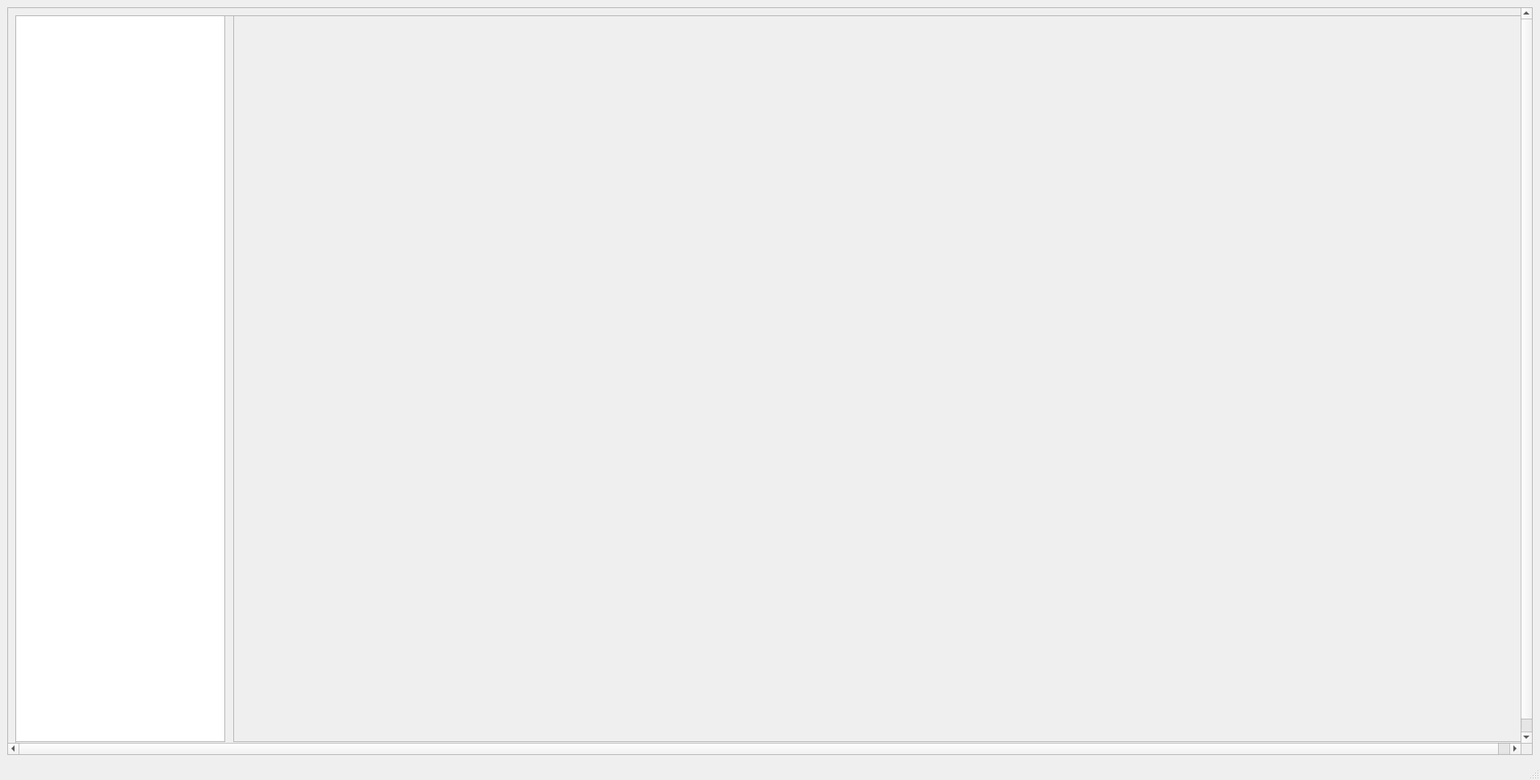
<?xml version="1.0" encoding="UTF-8"?>
<ui version="4.0">
 <class>MainWindow</class>
 <widget class="QMainWindow" name="MainWindow">
  <property name="geometry">
   <rect>
    <x>0</x>
    <y>0</y>
    <width>1908</width>
    <height>966</height>
   </rect>
  </property>
  <property name="windowTitle">
   <string>Analysis UI</string>
  </property>
  <property name="windowIcon">
   <iconset>
    <normaloff>graph_icon.png</normaloff>graph_icon.png</iconset>
  </property>
  <widget class="QWidget" name="centralwidget">
   <layout class="QVBoxLayout" name="verticalLayout_2">
    <item>
     <widget class="QScrollArea" name="scrollArea">
      <property name="widgetResizable">
       <bool>true</bool>
      </property>
      <widget class="QWidget" name="scrollAreaWidgetContents">
       <property name="geometry">
        <rect>
         <x>0</x>
         <y>0</y>
         <width>1888</width>
         <height>926</height>
        </rect>
       </property>
       <layout class="QVBoxLayout" name="verticalLayout">
        <item>
         <widget class="QFrame" name="ScrollAreaFrame">
          <property name="minimumSize">
           <size>
            <width>1870</width>
            <height>908</height>
           </size>
          </property>
          <property name="frameShape">
           <enum>QFrame::StyledPanel</enum>
          </property>
          <property name="frameShadow">
           <enum>QFrame::Raised</enum>
          </property>
          <widget class="QListWidget" name="AllTestFolders">
           <property name="geometry">
            <rect>
             <x>0</x>
             <y>0</y>
             <width>260</width>
             <height>900</height>
            </rect>
           </property>
          </widget>
          <widget class="QFrame" name="graphframe">
           <property name="geometry">
            <rect>
             <x>270</x>
             <y>0</y>
             <width>1600</width>
             <height>900</height>
            </rect>
           </property>
           <property name="frameShape">
            <enum>QFrame::StyledPanel</enum>
           </property>
           <property name="frameShadow">
            <enum>QFrame::Raised</enum>
           </property>
          </widget>
         </widget>
        </item>
       </layout>
      </widget>
     </widget>
    </item>
   </layout>
  </widget>
  <widget class="QStatusBar" name="statusbar"/>
 </widget>
 <resources/>
 <connections/>
</ui>
